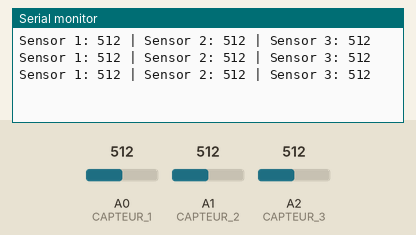
The sketch below on a simulated Arduino Uno, built with avr-gcc and run on an emulated ATmega328P. On the bench: the last lines printed to the serial monitor. The inputs (shaded band) are chosen by the test bench; at power-on: A0 (CAPTEUR_1) = 512, A1 (CAPTEUR_2) = 512, A2 (CAPTEUR_3) = 512.

Above: at 1.3 s.
1.4 s: A0 (CAPTEUR_1) set to 716
At 1.9 s:
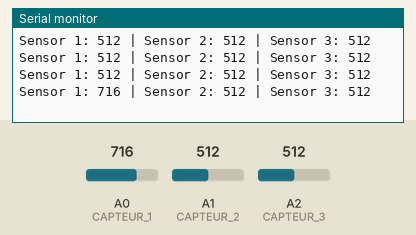
2.9 s: A1 (CAPTEUR_2) set to 716
At 3.4 s:
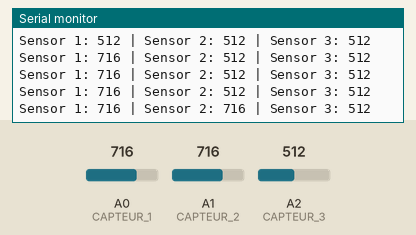
4.4 s: A2 (CAPTEUR_3) set to 716
At 4.9 s:
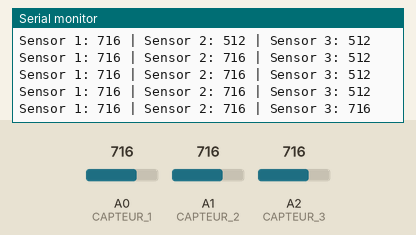
5.9 s: A0 (CAPTEUR_1) set to 900
At 6.4 s:
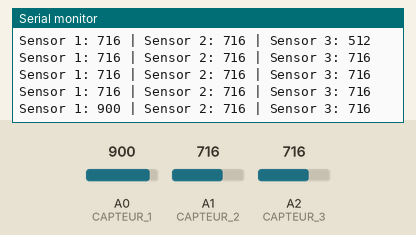
7.4 s: A1 (CAPTEUR_2) set to 900
At 7.9 s:
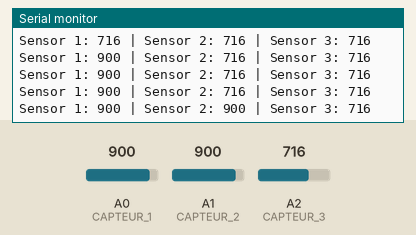
8.9 s: A2 (CAPTEUR_3) set to 900
At 9.4 s:
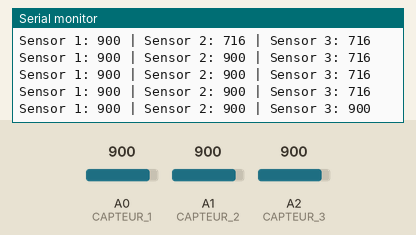
Timing chart, 0 to 11.4 s (numbered marks = the images above; inputs shaded):
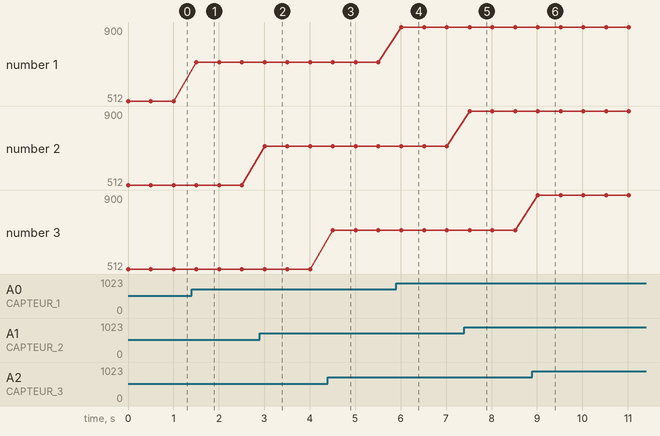

The sketch:

Prototype_suiveurs_lignes.ino
```cpp
#define CAPTEUR_1 A0  // Definition of the analog pin for sensor 1
#define CAPTEUR_2 A1  // Definition of the analog pin for sensor 2
#define CAPTEUR_3 A2  // Definition of the analog pin for sensor 3

void setup() {
  Serial.begin(9600);  // Start serial communication at 9600 baud rate
}

void loop() {
  int valeur1 = analogRead(CAPTEUR_1);  // Read analog value from sensor 1
  int valeur2 = analogRead(CAPTEUR_2);  // Read analog value from sensor 2
  int valeur3 = analogRead(CAPTEUR_3);  // Read analog value from sensor 3

  // Print sensor values to the Serial Monitor
  Serial.print("Sensor 1: ");
  Serial.print(valeur1);
  Serial.print(" | Sensor 2: ");
  Serial.print(valeur2);
  Serial.print(" | Sensor 3: ");
  Serial.println(valeur3);

  delay(500);  // Wait 500 milliseconds before the next reading
}
```

Measured:
- after the input at 1.4 s, the serial monitor: prints a new line after 0.10 s (image 1)
- after the input at 2.9 s, the serial monitor: prints a new line after 0.11 s (image 2)
- after the input at 4.4 s, the serial monitor: prints a new line after 0.11 s (image 3)
- after the input at 5.9 s, the serial monitor: prints a new line after 0.11 s (image 4)
- after the input at 7.4 s, the serial monitor: prints a new line after 0.12 s (image 5)
- after the input at 8.9 s, the serial monitor: prints a new line after 0.12 s (image 6)
- plotted number 1: 512 → 716 after the input at 1.4 s, 716 → 900 after the input at 5.9 s
